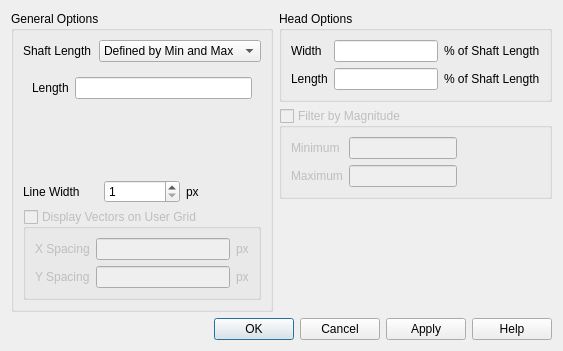
<?xml version="1.0" encoding="UTF-8"?>
<ui version="4.0">
 <class>Dialog</class>
 <widget class="QDialog" name="Dialog">
  <property name="geometry">
   <rect>
    <x>0</x>
    <y>0</y>
    <width>563</width>
    <height>351</height>
   </rect>
  </property>
  <property name="windowTitle">
   <string>Vector Rendering Options</string>
  </property>
  <layout class="QGridLayout" name="gridLayout_9">
   <item row="0" column="0">
    <layout class="QVBoxLayout" name="verticalLayout_3">
     <item>
      <layout class="QHBoxLayout" name="horizontalLayout_3">
       <item>
        <widget class="QGroupBox" name="generalOptionsGroupBox">
         <property name="title">
          <string>General Options</string>
         </property>
         <layout class="QGridLayout" name="gridLayout_3">
          <item row="0" column="0">
           <layout class="QVBoxLayout" name="verticalLayout">
            <item>
             <layout class="QHBoxLayout" name="horizontalLayout_2">
              <item>
               <widget class="QLabel" name="shaftLengthLabel">
                <property name="text">
                 <string>Shaft Length</string>
                </property>
               </widget>
              </item>
              <item>
               <widget class="QComboBox" name="shaftLengthComboBox">
                <property name="minimumSize">
                 <size>
                  <width>0</width>
                  <height>0</height>
                 </size>
                </property>
                <property name="sizeAdjustPolicy">
                 <enum>QComboBox::AdjustToContents</enum>
                </property>
                <item>
                 <property name="text">
                  <string>Defined by Min and Max</string>
                 </property>
                </item>
                <item>
                 <property name="text">
                  <string>Scaled to Magnitude</string>
                 </property>
                </item>
                <item>
                 <property name="text">
                  <string>Fixed</string>
                 </property>
                </item>
               </widget>
              </item>
             </layout>
            </item>
            <item>
             <widget class="QStackedWidget" name="stackedWidget">
              <property name="currentIndex">
               <number>2</number>
              </property>
              <widget class="QWidget" name="page">
               <layout class="QGridLayout" name="gridLayout_6">
                <item row="1" column="1">
                 <widget class="QLineEdit" name="maximumShaftLineEdit"/>
                </item>
                <item row="0" column="1">
                 <widget class="QLineEdit" name="minimumShaftLineEdit"/>
                </item>
                <item row="1" column="0">
                 <widget class="QLabel" name="maximumShaftLabel">
                  <property name="text">
                   <string>Maximum</string>
                  </property>
                 </widget>
                </item>
                <item row="0" column="0">
                 <widget class="QLabel" name="minimumShaftLabel">
                  <property name="text">
                   <string>Minimum</string>
                  </property>
                 </widget>
                </item>
                <item row="2" column="1">
                 <spacer name="verticalSpacer_4">
                  <property name="orientation">
                   <enum>Qt::Vertical</enum>
                  </property>
                  <property name="sizeHint" stdset="0">
                   <size>
                    <width>20</width>
                    <height>40</height>
                   </size>
                  </property>
                 </spacer>
                </item>
               </layout>
              </widget>
              <widget class="QWidget" name="page_2">
               <layout class="QGridLayout" name="gridLayout_7">
                <item row="0" column="0">
                 <widget class="QLabel" name="scaleByFactorOfLabel">
                  <property name="text">
                   <string>Scale by a Factor of:</string>
                  </property>
                 </widget>
                </item>
                <item row="0" column="1">
                 <widget class="QLineEdit" name="scaleByFactorOfLineEdit"/>
                </item>
                <item row="1" column="1">
                 <spacer name="verticalSpacer_2">
                  <property name="orientation">
                   <enum>Qt::Vertical</enum>
                  </property>
                  <property name="sizeHint" stdset="0">
                   <size>
                    <width>20</width>
                    <height>40</height>
                   </size>
                  </property>
                 </spacer>
                </item>
               </layout>
              </widget>
              <widget class="QWidget" name="page_3">
               <layout class="QGridLayout" name="gridLayout_8">
                <item row="0" column="0">
                 <widget class="QLabel" name="LengthLabel">
                  <property name="text">
                   <string>Length</string>
                  </property>
                 </widget>
                </item>
                <item row="1" column="1">
                 <spacer name="verticalSpacer_3">
                  <property name="orientation">
                   <enum>Qt::Vertical</enum>
                  </property>
                  <property name="sizeHint" stdset="0">
                   <size>
                    <width>20</width>
                    <height>40</height>
                   </size>
                  </property>
                 </spacer>
                </item>
                <item row="0" column="1">
                 <widget class="QLineEdit" name="lengthLineEdit"/>
                </item>
               </layout>
              </widget>
             </widget>
            </item>
            <item>
             <layout class="QHBoxLayout" name="horizontalLayout">
              <item>
               <widget class="QLabel" name="lineWidthLabel">
                <property name="text">
                 <string>Line Width</string>
                </property>
               </widget>
              </item>
              <item>
               <widget class="QSpinBox" name="lineWidthSpinBox">
                <property name="minimum">
                 <number>1</number>
                </property>
                <property name="maximum">
                 <number>10</number>
                </property>
               </widget>
              </item>
              <item>
               <widget class="QLabel" name="pxLabel">
                <property name="text">
                 <string>px</string>
                </property>
               </widget>
              </item>
             </layout>
            </item>
            <item>
             <widget class="QGroupBox" name="displayVectorsOnGridGroupBox">
              <property name="enabled">
               <bool>false</bool>
              </property>
              <property name="title">
               <string>Display Vectors on User Grid</string>
              </property>
              <property name="checkable">
               <bool>true</bool>
              </property>
              <property name="checked">
               <bool>false</bool>
              </property>
              <layout class="QGridLayout" name="gridLayout_2">
               <item row="0" column="0">
                <layout class="QGridLayout" name="gridLayout">
                 <item row="0" column="0">
                  <widget class="QLabel" name="xSpacingLabel">
                   <property name="text">
                    <string>X Spacing</string>
                   </property>
                  </widget>
                 </item>
                 <item row="0" column="1">
                  <widget class="QLineEdit" name="xSpacingLineEdit"/>
                 </item>
                 <item row="0" column="2">
                  <widget class="QLabel" name="pxLabel_2">
                   <property name="text">
                    <string>px</string>
                   </property>
                  </widget>
                 </item>
                 <item row="1" column="0">
                  <widget class="QLabel" name="ySpacingLabel">
                   <property name="text">
                    <string>Y Spacing</string>
                   </property>
                  </widget>
                 </item>
                 <item row="1" column="1">
                  <widget class="QLineEdit" name="ySpacingLineEdit"/>
                 </item>
                 <item row="1" column="2">
                  <widget class="QLabel" name="pxLabel_3">
                   <property name="text">
                    <string>px</string>
                   </property>
                  </widget>
                 </item>
                </layout>
               </item>
              </layout>
             </widget>
            </item>
           </layout>
          </item>
         </layout>
        </widget>
       </item>
       <item>
        <layout class="QVBoxLayout" name="verticalLayout_2">
         <item>
          <widget class="QGroupBox" name="headOptionsGroupBox">
           <property name="title">
            <string>Head Options</string>
           </property>
           <layout class="QGridLayout" name="gridLayout_4">
            <item row="0" column="0">
             <widget class="QLabel" name="headWidthLabel">
              <property name="text">
               <string>Width</string>
              </property>
             </widget>
            </item>
            <item row="0" column="1">
             <widget class="QLineEdit" name="headWidthLineEdit"/>
            </item>
            <item row="0" column="2">
             <widget class="QLabel" name="percShaftLenLabel">
              <property name="text">
               <string>% of Shaft Length</string>
              </property>
             </widget>
            </item>
            <item row="1" column="0">
             <widget class="QLabel" name="headLengthLabel">
              <property name="text">
               <string>Length</string>
              </property>
             </widget>
            </item>
            <item row="1" column="1">
             <widget class="QLineEdit" name="headLengthLineEdit"/>
            </item>
            <item row="1" column="2">
             <widget class="QLabel" name="percShaftLenLabel_2">
              <property name="text">
               <string>% of Shaft Length</string>
              </property>
             </widget>
            </item>
           </layout>
          </widget>
         </item>
         <item>
          <widget class="QGroupBox" name="filterByMagGroupBox">
           <property name="enabled">
            <bool>false</bool>
           </property>
           <property name="title">
            <string>Filter by Magnitude</string>
           </property>
           <property name="checkable">
            <bool>true</bool>
           </property>
           <property name="checked">
            <bool>false</bool>
           </property>
           <layout class="QGridLayout" name="gridLayout_5">
            <item row="1" column="1">
             <widget class="QLineEdit" name="maximumMagLineEdit"/>
            </item>
            <item row="0" column="0">
             <widget class="QLabel" name="minimumMagLabel">
              <property name="text">
               <string>Minimum</string>
              </property>
             </widget>
            </item>
            <item row="0" column="1">
             <widget class="QLineEdit" name="minimumMagLineEdit"/>
            </item>
            <item row="1" column="0">
             <widget class="QLabel" name="maximumMagLabel">
              <property name="text">
               <string>Maximum</string>
              </property>
             </widget>
            </item>
            <item row="1" column="2">
             <spacer name="horizontalSpacer">
              <property name="orientation">
               <enum>Qt::Horizontal</enum>
              </property>
              <property name="sizeHint" stdset="0">
               <size>
                <width>40</width>
                <height>20</height>
               </size>
              </property>
             </spacer>
            </item>
           </layout>
          </widget>
         </item>
         <item>
          <spacer name="verticalSpacer">
           <property name="orientation">
            <enum>Qt::Vertical</enum>
           </property>
           <property name="sizeHint" stdset="0">
            <size>
             <width>20</width>
             <height>40</height>
            </size>
           </property>
          </spacer>
         </item>
        </layout>
       </item>
      </layout>
     </item>
     <item>
      <widget class="QDialogButtonBox" name="buttonBox">
       <property name="enabled">
        <bool>true</bool>
       </property>
       <property name="orientation">
        <enum>Qt::Horizontal</enum>
       </property>
       <property name="standardButtons">
        <set>QDialogButtonBox::Apply|QDialogButtonBox::Cancel|QDialogButtonBox::Help|QDialogButtonBox::Ok</set>
       </property>
      </widget>
     </item>
    </layout>
   </item>
  </layout>
 </widget>
 <tabstops>
  <tabstop>shaftLengthComboBox</tabstop>
  <tabstop>minimumShaftLineEdit</tabstop>
  <tabstop>maximumShaftLineEdit</tabstop>
  <tabstop>scaleByFactorOfLineEdit</tabstop>
  <tabstop>lengthLineEdit</tabstop>
  <tabstop>lineWidthSpinBox</tabstop>
  <tabstop>displayVectorsOnGridGroupBox</tabstop>
  <tabstop>xSpacingLineEdit</tabstop>
  <tabstop>ySpacingLineEdit</tabstop>
  <tabstop>headWidthLineEdit</tabstop>
  <tabstop>headLengthLineEdit</tabstop>
  <tabstop>filterByMagGroupBox</tabstop>
  <tabstop>minimumMagLineEdit</tabstop>
  <tabstop>maximumMagLineEdit</tabstop>
  <tabstop>buttonBox</tabstop>
 </tabstops>
 <resources/>
 <connections>
  <connection>
   <sender>buttonBox</sender>
   <signal>accepted()</signal>
   <receiver>Dialog</receiver>
   <slot>accept()</slot>
   <hints>
    <hint type="sourcelabel">
     <x>258</x>
     <y>340</y>
    </hint>
    <hint type="destinationlabel">
     <x>460</x>
     <y>270</y>
    </hint>
   </hints>
  </connection>
  <connection>
   <sender>buttonBox</sender>
   <signal>clicked(QAbstractButton*)</signal>
   <receiver>Dialog</receiver>
   <slot>apply()</slot>
   <hints>
    <hint type="sourcelabel">
     <x>326</x>
     <y>340</y>
    </hint>
    <hint type="destinationlabel">
     <x>387</x>
     <y>255</y>
    </hint>
   </hints>
  </connection>
  <connection>
   <sender>shaftLengthComboBox</sender>
   <signal>currentIndexChanged(int)</signal>
   <receiver>Dialog</receiver>
   <slot>shaftLengthMethodChanged()</slot>
   <hints>
    <hint type="sourcelabel">
     <x>167</x>
     <y>52</y>
    </hint>
    <hint type="destinationlabel">
     <x>295</x>
     <y>221</y>
    </hint>
   </hints>
  </connection>
  <connection>
   <sender>buttonBox</sender>
   <signal>rejected()</signal>
   <receiver>Dialog</receiver>
   <slot>reject()</slot>
   <hints>
    <hint type="sourcelabel">
     <x>281</x>
     <y>327</y>
    </hint>
    <hint type="destinationlabel">
     <x>281</x>
     <y>175</y>
    </hint>
   </hints>
  </connection>
 </connections>
 <slots>
  <slot>shaftLengthMethodChanged()</slot>
  <slot>apply()</slot>
 </slots>
</ui>
